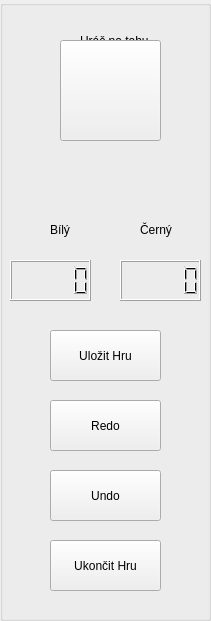
    <widget class="QGroupBox" name="ingamePannel">
     <property name="enabled">
      <bool>true</bool>
     </property>
     <property name="geometry">
      <rect>
       <x>1000</x>
       <y>10</y>
       <width>211</width>
       <height>621</height>
      </rect>
     </property>
     <property name="styleSheet">
      <string notr="true"/>
     </property>
     <property name="title">
      <string/>
     </property>
     <widget class="QPushButton" name="exitGameButton">
      <property name="geometry">
       <rect>
        <x>50</x>
        <y>540</y>
        <width>111</width>
        <height>51</height>
       </rect>
      </property>
      <property name="text">
       <string>Ukončit Hru</string>
      </property>
     </widget>
     <widget class="QPushButton" name="undoGameButton">
      <property name="geometry">
       <rect>
        <x>50</x>
        <y>470</y>
        <width>111</width>
        <height>51</height>
       </rect>
      </property>
      <property name="text">
       <string>Undo</string>
      </property>
     </widget>
     <widget class="QPushButton" name="saveGameButton">
      <property name="geometry">
       <rect>
        <x>50</x>
        <y>330</y>
        <width>111</width>
        <height>51</height>
       </rect>
      </property>
      <property name="text">
       <string>Uložit Hru</string>
      </property>
     </widget>
     <widget class="QLabel" name="displayPlayerLabel">
      <property name="geometry">
       <rect>
        <x>80</x>
        <y>20</y>
        <width>121</width>
        <height>41</height>
       </rect>
      </property>
      <property name="text">
       <string>Hráč na tahu</string>
      </property>
     </widget>
     <widget class="QPushButton" name="displayPlayerButton">
      <property name="enabled">
       <bool>true</bool>
      </property>
      <property name="geometry">
       <rect>
        <x>60</x>
        <y>40</y>
        <width>101</width>
        <height>101</height>
       </rect>
      </property>
      <property name="styleSheet">
       <string notr="true">border:none
rgb(255, 255, 255)</string>
      </property>
      <property name="text">
       <string/>
      </property>
     </widget>
     <widget class="QLCDNumber" name="whiteLCD">
      <property name="geometry">
       <rect>
        <x>10</x>
        <y>260</y>
        <width>81</width>
        <height>41</height>
       </rect>
      </property>
      <property name="font">
       <font>
        <pointsize>15</pointsize>
        <weight>75</weight>
        <bold>true</bold>
       </font>
      </property>
     </widget>
     <widget class="QLCDNumber" name="blackLCD">
      <property name="geometry">
       <rect>
        <x>120</x>
        <y>260</y>
        <width>81</width>
        <height>41</height>
       </rect>
      </property>
     </widget>
     <widget class="QLabel" name="whiteScoreLabel">
      <property name="geometry">
       <rect>
        <x>50</x>
        <y>220</y>
        <width>47</width>
        <height>20</height>
       </rect>
      </property>
      <property name="text">
       <string>Bílý</string>
      </property>
     </widget>
     <widget class="QLabel" name="blackScoreLabel">
      <property name="geometry">
       <rect>
        <x>140</x>
        <y>220</y>
        <width>47</width>
        <height>20</height>
       </rect>
      </property>
      <property name="text">
       <string>Černý</string>
      </property>
     </widget>
     <widget class="QPushButton" name="redoGameButton">
      <property name="geometry">
       <rect>
        <x>50</x>
        <y>400</y>
        <width>111</width>
        <height>51</height>
       </rect>
      </property>
      <property name="text">
       <string>Redo</string>
      </property>
     </widget>
     <zorder>exitGameButton</zorder>
     <zorder>undoGameButton</zorder>
     <zorder>saveGameButton</zorder>
     <zorder>displayPlayerLabel</zorder>
     <zorder>displayPlayerButton</zorder>
     <zorder>whiteLCD</zorder>
     <zorder>blackLCD</zorder>
     <zorder>whiteScoreLabel</zorder>
     <zorder>blackScoreLabel</zorder>
     <zorder>redoGameButton</zorder>
     <zorder>loadButton</zorder>
     <zorder>loadButton</zorder>
    </widget>
